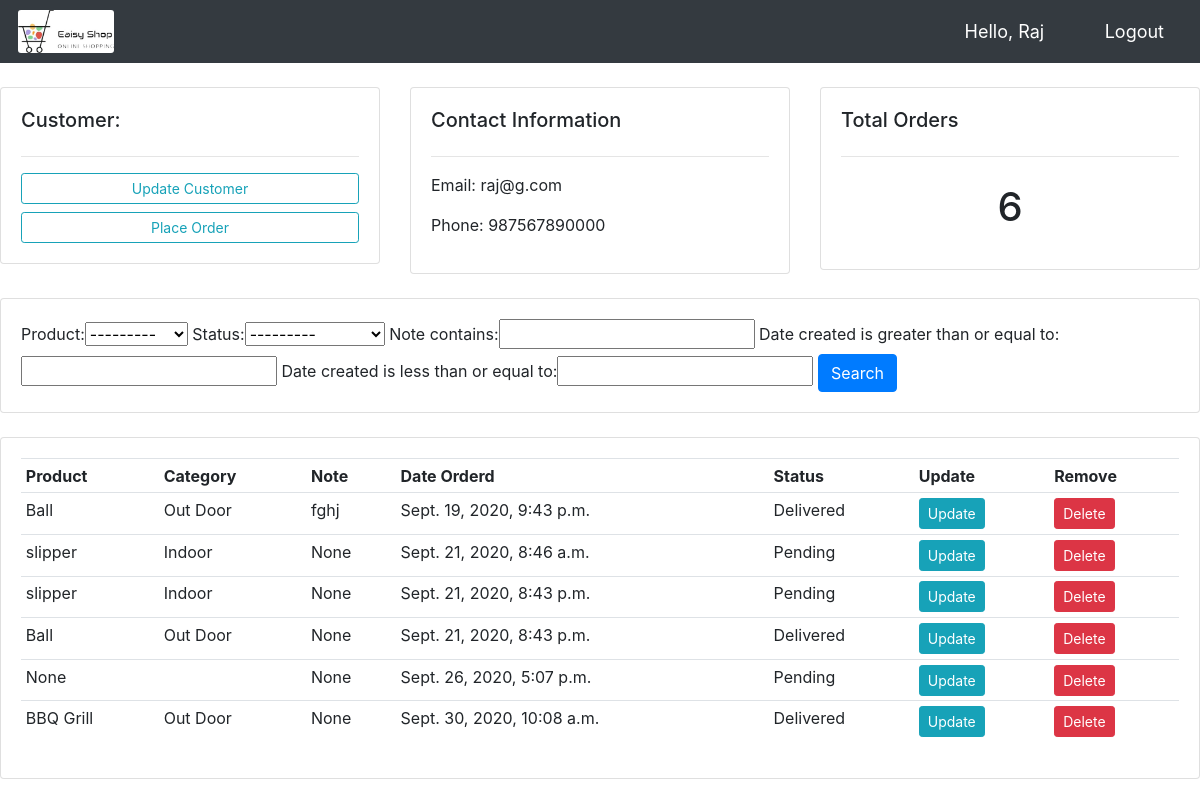
The app's page /customer/1/ (signed in), older data.
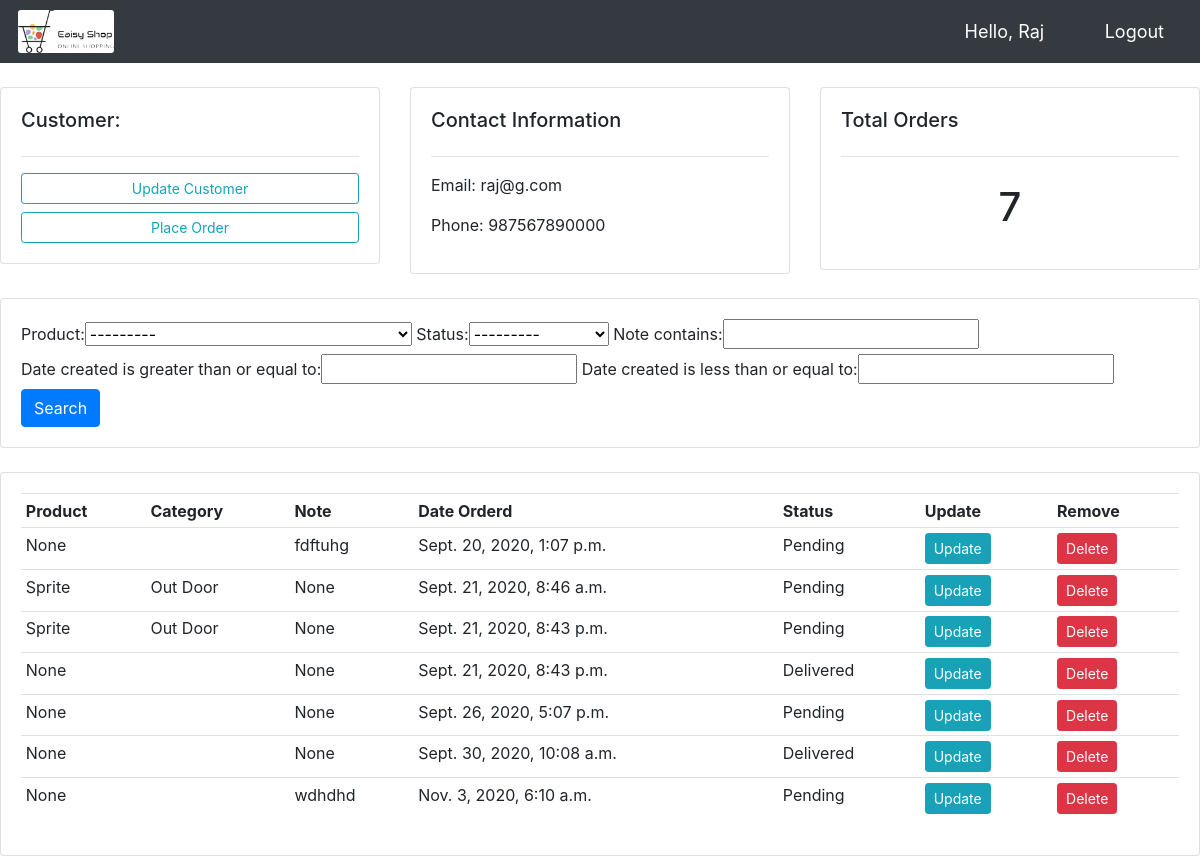
The same page, newer data.
### shop/models.py (models this page shows)
class Order(models.Model):
	STATUS = (
			('Pending', 'Pending'),
			('Out for delivery', 'Out for delivery'),
			('Delivered', 'Delivered'),
			)
	customer = models.ForeignKey(Customer, null=True, on_delete= models.SET_NULL)
	product = models.ForeignKey(Product, null=True, on_delete= models.SET_NULL)
	date_created = models.DateTimeField(auto_now_add=True, null=True)
	status = models.CharField(max_length=200, null=True, choices=STATUS)
	note = models.CharField(max_length=1000, null=True)

class Product(models.Model):
	CATEGORY = (
			('Indoor', 'Indoor'),
			('Out Door', 'Out Door'),
			('Cloth', 'Cloth'),
			('Footware', 'Footware'),
			)
	name = models.CharField(max_length=200, null=True)
	img = models.ImageField(null=True, blank=True)
	price = models.FloatField(null=True)
	category = models.CharField(max_length=200, null=True, choices=CATEGORY, blank=True)
	description = models.CharField(max_length=200, null=True, blank=True)
	date_created = models.DateTimeField(auto_now_add=True, null=True)
	tags = models.ManyToManyField(Tag)
	def __str__(self):
		return self.name

### shop/views.py (the view)
# urls.py: path('customer/<str:pk_test>/', views.customer, name='customer'),
@login_required(login_url='login')
def customer(request, pk_test):
	customer = Customer.objects.get(id=pk_test)
	orders = customer.order_set.all()
	order_count = orders.count()
	myFilter = OrderFilter(request.GET, queryset=orders)
	orders = myFilter.qs
	context = {'customer':customer, 'orders':orders, 'order_count':order_count,
	'myFilter':myFilter}
	return render(request, 'customer.html',context)

### templates/customer.html
{%  extends 'main.html' %}
{% block content %}
	<br>
<div class="row">
	<div class="col-md">
		<div class="card card-body">
			<h5>Customer:</h5>
			<hr>
			<a class="btn btn-outline-info  btn-sm btn-block" href="">Update Customer</a>
			<a class="btn btn-outline-info  btn-sm btn-block" href="{% url 'create_order' customer.id %}">Place Order</a>
		</div>
	</div>
	<div class="col-md">
		<div class="card card-body">
			<h5>Contact Information</h5>
			<hr>
			<p>Email: {{customer.email}}</p>
			<p>Phone: {{customer.phone}} </p>
		</div>
	</div>
	<div class="col-md">
		<div class="card card-body">
			<h5>Total Orders</h5>
			<hr>
			<h1 style="text-align: center;padding: 10px">{{order_count}}</h1>
		</div>
	</div>
</div>
<br>
<div class="row">
	<div class="col">
		<div class="card card-body">
			<form method="get">
				{{myFilter.form}}
		    <button class="btn btn-primary" type="submit">Search</button>
		  </form>
		</div>
	</div>
</div>
<br>
<div class="row">
	<div class="col-md">
		<div class="card card-body">
			<table class="table table-sm">
				<tr>
					<th>Product</th>
					<th>Category</th>
					<th>Note</th>
					<th>Date Orderd</th>
					<th>Status</th>
					<th>Update</th>
					<th>Remove</th>
				</tr>
				{% for order in orders %}
				<tr>
					<td>{{order.product}}</td>
					<td>{{order.product.category}}</td>
					<td>{{order.note}}</td>
					<td>{{order.date_created}}</td>
					<td>{{order.status}}</td>
					<td><a class="btn btn-sm btn-info" href="{% url 'update_order' order.id %}">Update</a></td>
					<td><a class="btn btn-sm btn-danger" href="{% url 'delete_order' order.id %}">Delete</a></td>
				</tr>
				{% endfor %}
			</table>
		</div>
	</div>
</div>
{% endblock %}

Row changes from the older to the newer data that the page shows:
removed Order: product "Ball", product.category "Out Door", note "fghj", date_created "Sept. 19, 2020, 9:43 p.m.", status "Delivered"
now on this page (row edited): Order: product "None", note "fdftuhg", date_created "Sept. 20, 2020, 1:07 p.m.", status "Pending"
changed through a linked row, Order "Sept. 21, 2020, 8:46 a.m.": product "slipper" → "Sprite"; product.category "Indoor" → "Out Door"
changed through a linked row, Order (number 3 of 7 on the later page): product "slipper" → "Sprite"; product.category "Indoor" → "Out Door"
changed Order (number 4 of 7 on the later page): product "Ball" → "None"; product.category "Out Door" → (not shown)
changed Order "Sept. 30, 2020, 10:08 a.m.": product "BBQ Grill" → "None"; product.category "Out Door" → (not shown)
added Order: product "None", note "wdhdhd", date_created "Nov. 3, 2020, 6:10 a.m.", status "Pending"
Text that changed along with them:
{{ order_count }}: "6" → "7"
